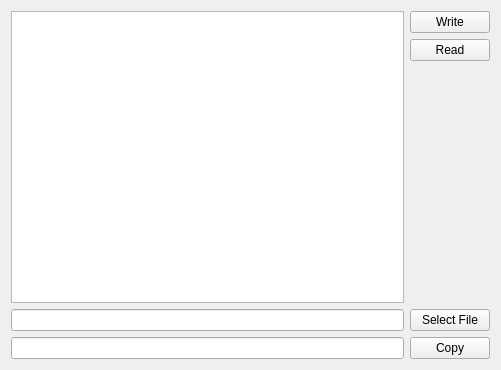
<?xml version="1.0" encoding="UTF-8"?>
<ui version="4.0">
 <class>Widget</class>
 <widget class="QWidget" name="Widget">
  <property name="geometry">
   <rect>
    <x>0</x>
    <y>0</y>
    <width>501</width>
    <height>370</height>
   </rect>
  </property>
  <property name="windowTitle">
   <string>Widget</string>
  </property>
  <layout class="QVBoxLayout" name="verticalLayout_2">
   <item>
    <layout class="QHBoxLayout" name="horizontalLayout_3">
     <item>
      <widget class="QTextEdit" name="textEdit"/>
     </item>
     <item>
      <layout class="QVBoxLayout" name="verticalLayout">
       <item>
        <widget class="QPushButton" name="write_button">
         <property name="text">
          <string>Write</string>
         </property>
        </widget>
       </item>
       <item>
        <widget class="QPushButton" name="read_button">
         <property name="text">
          <string>Read</string>
         </property>
        </widget>
       </item>
       <item>
        <spacer name="verticalSpacer">
         <property name="orientation">
          <enum>Qt::Vertical</enum>
         </property>
         <property name="sizeHint" stdset="0">
          <size>
           <width>20</width>
           <height>40</height>
          </size>
         </property>
        </spacer>
       </item>
      </layout>
     </item>
    </layout>
   </item>
   <item>
    <layout class="QHBoxLayout" name="horizontalLayout">
     <item>
      <widget class="QLineEdit" name="source_line_edit"/>
     </item>
     <item>
      <widget class="QPushButton" name="select_file_button">
       <property name="text">
        <string>Select File</string>
       </property>
      </widget>
     </item>
    </layout>
   </item>
   <item>
    <layout class="QHBoxLayout" name="horizontalLayout_2">
     <item>
      <widget class="QLineEdit" name="dest_line_edit"/>
     </item>
     <item>
      <widget class="QPushButton" name="copy_file_button">
       <property name="text">
        <string>Copy</string>
       </property>
      </widget>
     </item>
    </layout>
   </item>
  </layout>
 </widget>
 <layoutdefault spacing="6" margin="11"/>
 <resources/>
 <connections/>
</ui>
